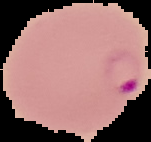
#> input picture cell_images/Parasitized/C107P68ThinF_IMG_20150924_222415_cell_179.png, 151 x 142 px, found by its file name; its folder holds 3 pictures in this run
$ jupyter execute --allow-errors contour_analysis.ipynb
#> lines starting #> are read from the running program, lines starting #| are printed output that depends on the picture; after the words box and inside, x2 and y2 are one past the last pixel; in counts of white or black regions, pixels touching at a corner belong together
[cell 1]
import sklearn as sk
import cv2
import os
import celltool
import pandas as pd

[cell 2]
# the folder names are all different now but we create a mask for every image and add a border of black pixels
import os
import cv2
import numpy as np

directory = '/Users/raghavgarg/Desktop/CS279Project/cell_images'
sub_dir = ['Parasitized', 'Uninfected']

for sub in sub_dir:
    input_path = os.path.join(directory, sub)
    output_path = os.path.join(directory, sub + 'Mask_border')

    if not os.path.exists(output_path):
        os.makedirs(output_path)

    all_files = sorted(os.listdir(input_path))
    image_files = [file for file in all_files if file.endswith('.png')]

    for image_file in image_files:
        image_path = os.path.join(input_path, image_file)
        img = cv2.imread(image_path)
#> img is the input picture: shape (142, 151, 3); mean B, G, R 107.7, 109.2, 150.1

        # Convert image to binary mask
        mask = np.all(img == [0, 0, 0], axis=-1)  # Finding black pixels
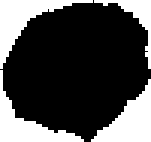
#> mask: shape (142, 151) bool; 29.1% white; 4 white regions, box (x1, y1, x2, y2) and area: (0, 0, 93, 69) 1851, (91, 79, 151, 142) 1827, (0, 70, 84, 142) 1725, (94, 0, 151, 69) 828
        mask = mask == False
        mask = mask.astype(np.uint8) * 255  # Converting boolean to uint8

        # Add 4 pixels to height and width dimensions
        height, width = mask.shape
#> height = 142; width = 151
        expanded_mask = np.zeros((height + 4, width + 4), dtype=np.uint8)

        expanded_mask[2:-2, 2:-2] = mask
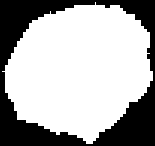
#> expanded_mask: shape (146, 155); 67.2% white; 1 black region, box (x1, y1, x2, y2) and area: (0, 0, 155, 146) 7419

        # Save the expanded mask image
        mask_output_path = os.path.join(output_path, image_file)
        cv2.imwrite(mask_output_path, expanded_mask)
#> pass 2 of the loop `for sub in sub_dir:`:
#> all_files = 1 item
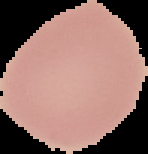
#> input picture cell_images/Uninfected/C108P69ThinF_IMG_20150924_225004_cell_8.png, 148 x 154 px, found by its file name
#> img is the input picture: shape (154, 148, 3); mean B, G, R 101.5, 108.9, 143.3
#> `mask = np.all(img == [0, 0, 0], axis=-1)`:
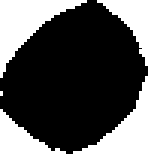
#> mask: shape (154, 148) bool; 31.8% white; 5 white regions (1 under 20 px), largest, box (x1, y1, x2, y2) and area: (0, 0, 87, 78) 2592, (73, 76, 148, 154) 2034, (97, 0, 148, 66) 1311, (0, 109, 66, 154) 1293
#> `expanded_mask[2:-2, 2:-2] = mask`:
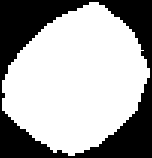
#> expanded_mask: shape (158, 152); 64.7% white; 1 black region, box (x1, y1, x2, y2) and area: (0, 0, 152, 158) 8469

[cell 3]
# We remove images and masks that have pixels that are not connected
dirs = ['Uninfected', 'Parasitized']
#> (the rest of this cell did not finish here and is left out)

[cell 4]
import os
import random
import shutil

# Define the directories
base_dir = '/Users/raghavgarg/Desktop/CS279Project/cell_images'
source_dirs = ['Parasitized', 'Uninfected']
target_dirs = ['ParasitizedTest', 'UninfectedTest']
mask_dirs = ['ParasitizedMask', 'UninfectedMask']
target_mask_dirs = ['ParasitizedMaskTest', 'UninfectedMaskTest']

# Create the target directories if they don't exist
for target_dir in target_dirs:
    target_path = os.path.join(base_dir, target_dir)
    if not os.path.exists(target_path):
        os.makedirs(target_path)

for target_mask_dir in target_mask_dirs:
    target_mask_path = os.path.join(base_dir, target_mask_dir)
    if not os.path.exists(target_mask_path):
        os.makedirs(target_mask_path)

# Iterate over the source directories
for source_dir, target_dir, mask_dir, target_mask_dir in zip(source_dirs, target_dirs, mask_dirs, target_mask_dirs):
    source_path = os.path.join(base_dir, source_dir)
    target_path = os.path.join(base_dir, target_dir)
    mask_path = os.path.join(base_dir, mask_dir)
    target_mask_path = os.path.join(base_dir, target_mask_dir)

    # Get the list of PNG files in the source directory
    file_list = [file for file in os.listdir(source_path) if file.endswith('.png')]

    # Calculate the number of files to move (20% of the total)
    num_files_to_move = int(len(file_list) * 0.2)

    # Randomly select the files to move
    files_to_move = random.sample(file_list, num_files_to_move)

    # Move the selected files to the target directory
    for file in files_to_move:
        source_file_path = os.path.join(source_path, file)
        target_file_path = os.path.join(target_path, file)
        shutil.move(source_file_path, target_file_path)

        # Move the corresponding mask file to the target mask directory
        mask_file_path = os.path.join(mask_path, file)
        target_mask_file_path = os.path.join(target_mask_path, file)
        shutil.move(mask_file_path, target_mask_file_path)
#> pass 2 of the loop `for source_dir, target_dir, mask_dir, target_mask_dir in zip(source_di..`:
#> pass 2 of the loop `for image_dir, mask_dir in zip(image_dirs, mask_dirs):`:

[cell 5]
import os

# Define the directories
base_dir = '/Users/raghavgarg/Desktop/CS279Project/cell_images'
image_dirs = ['Parasitized', 'ParasitizedTest', 'Uninfected', 'UninfectedTest']
mask_dirs = ['ParasitizedMask', 'ParasitizedMaskTest', 'UninfectedMask', 'UninfectedMaskTest']

# Iterate over the image directories
#> (the rest of this cell did not finish here and is left out)
